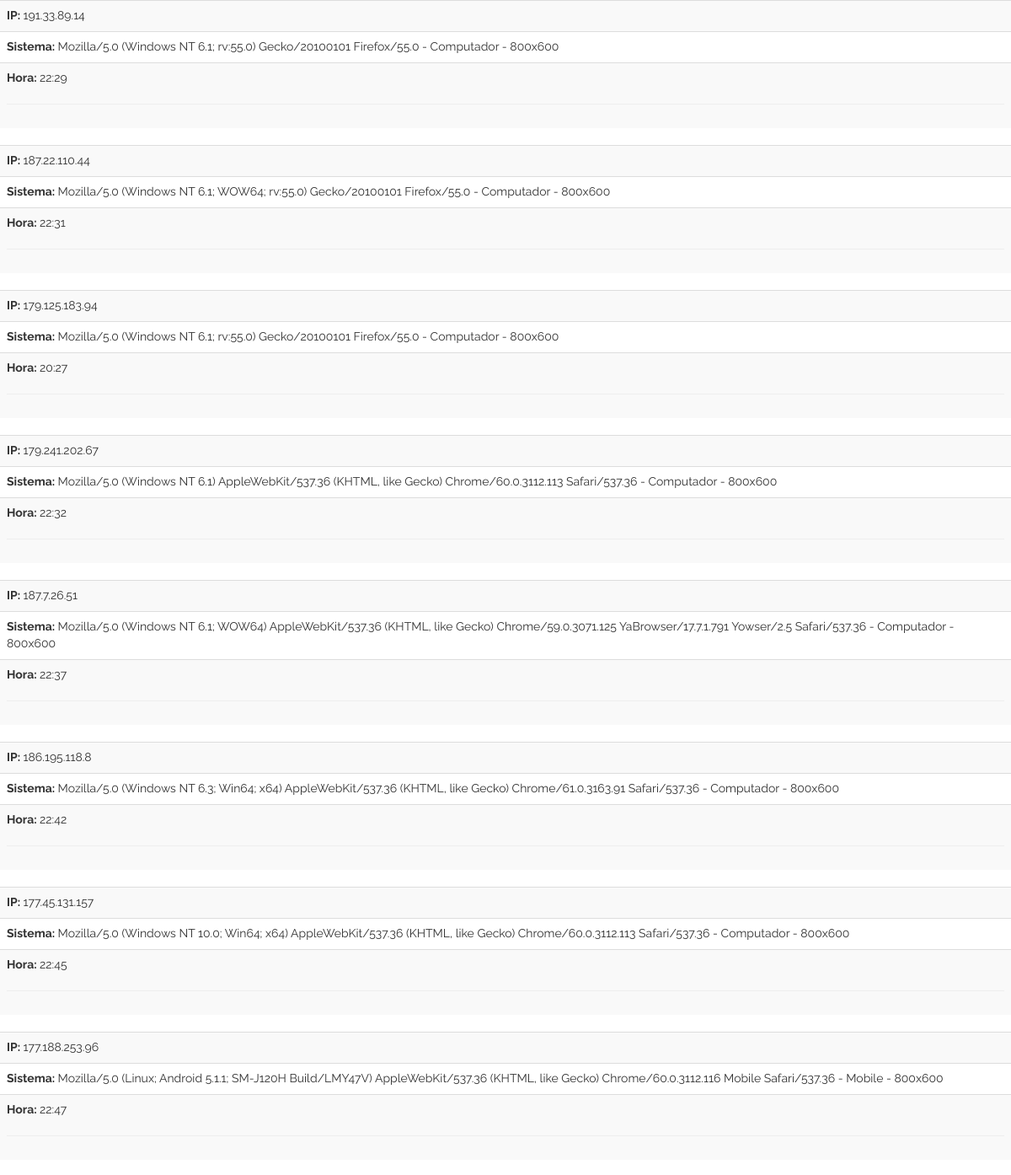
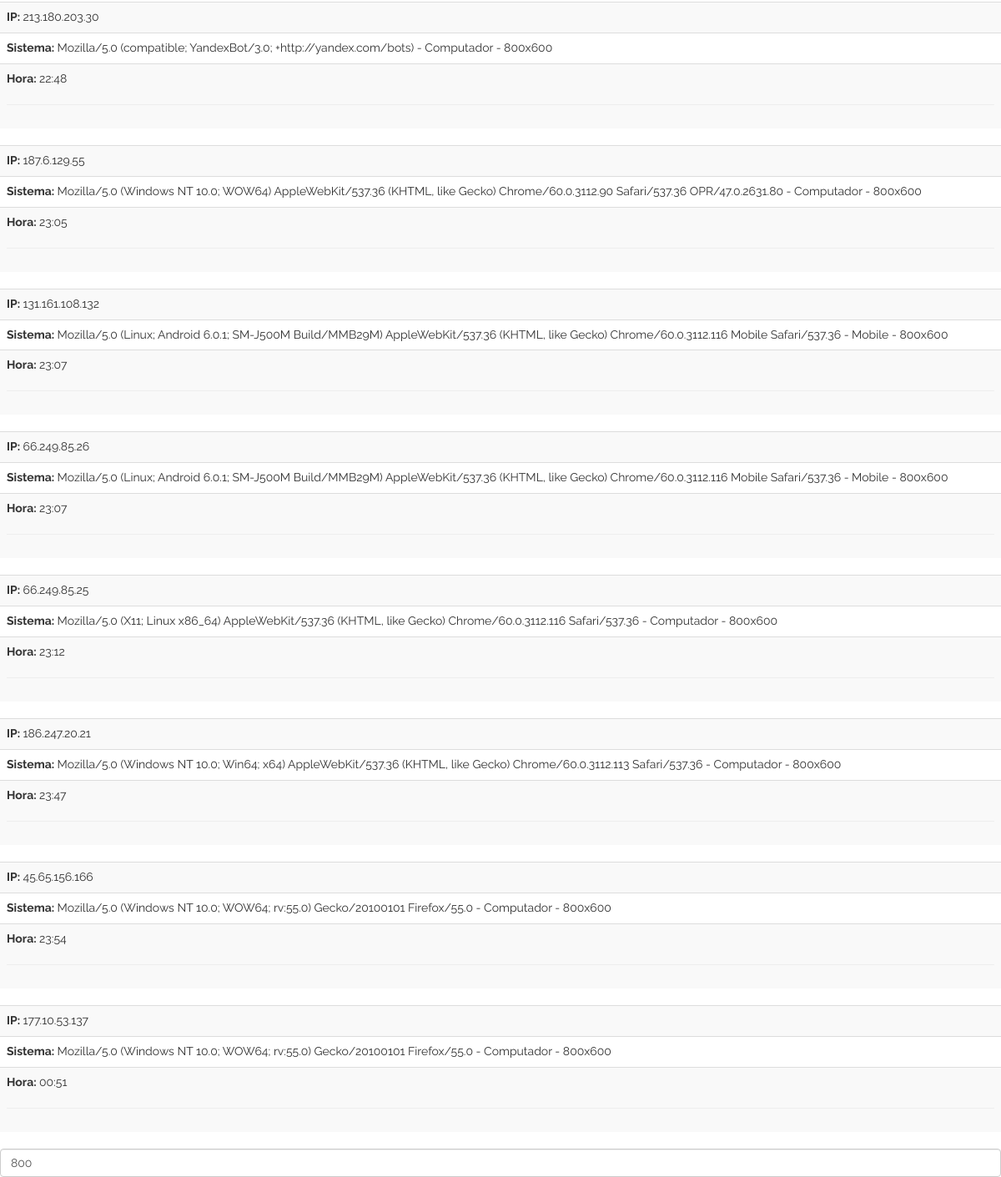
/admin_painel_gl.php, run on the app's committed database (2 pictures, top to bottom).
### tables this page shows
CREATE TABLE IF NOT EXISTS `info` (
  `id` int(11) NOT NULL AUTO_INCREMENT,
  `ip` varchar(21) DEFAULT NULL,
  `sistema` varchar(400) DEFAULT NULL,
  `hora` varchar(7) DEFAULT NULL,
  PRIMARY KEY (`id`)
);

### functions/Conexao.class.php (called while the page is built)
<?php
    class Conexao{
        public static $instance;
        public static function getInstance(){
            if (!isset(self::$instance)) {
                self::$instance = new PDO('mysql:host=localhost;port=3306;dbname=fast', "root", "", array(PDO::ATTR_PERSISTENT => true, PDO::ATTR_CASE => PDO::CASE_LOWER));
                self::$instance->setAttribute(PDO::ATTR_ORACLE_NULLS, PDO::NULL_EMPTY_STRING);
            }
        return self::$instance;
        }
    }

### functions/Capture.class.php (the view, shortened to what this page needs)
<?php
	require_once('Conexao.class.php');
	class Capture {
		public function select(){
			$query = Conexao::getInstance()->prepare("SELECT * FROM info");
			$query->execute();
			while ($dados_ldu = $query->fetch(PDO::FETCH_OBJ)) {
				echo '
					<table class="table table-striped">
						<tr>
							<td><b>IP: </b>'.$dados_ldu->ip.'
						</tr>
						<tr>
							<td><b>Sistema: </b>'.$dados_ldu->sistema.'
						</tr>
						<tr>
							<td><b>Hora: </b>'.$dados_ldu->hora.'<hr />
						</tr>
					</table>
				';
			}
		}
	}

### admin_painel_gl.php (shortened to what this page needs)
<?php
	require_once('functions/Capture.class.php');
	$log = new Capture(NULL, NULL, NULL);
?>
<!DOCTYPE html>
<html lang="pt-br">
  <head>
    <link rel="stylesheet" href="http://localhost/projeto/assets/css/plugins.css">
    <link rel="stylesheet" href="http://localhost/projeto/assets/css/app.css">
  </head>
  <body>
  	<?php
  		echo $log->select();
  	?>
    <form action="">
        <input type="text" class="form-control" id="lol" value="">
    </form>
  </body>
</html>

### assets/css/app.css (style rules this page uses)
* { font-family:'Raleway', sans-serif }

### data on the page
info: ip "191.33.89.14", sistema "Mozilla/5.0 (Windows NT 6.1; rv:55.0) Gecko/20100101 Firefox/55.0 - Computador - x", hora "22:29"
info: ip "187.22.110.44", sistema "Mozilla/5.0 (Windows NT 6.1; WOW64; rv:55.0) Gecko/20100101 Firefox/55.0 - Computador - x", hora "22:31"
info: ip "179.125.183.94", sistema "Mozilla/5.0 (Windows NT 6.1; rv:55.0) Gecko/20100101 Firefox/55.0 - Computador - x", hora "20:27"
info: ip "179.241.202.67", sistema "Mozilla/5.0 (Windows NT 6.1) AppleWebKit/537.36 (KHTML, like Gecko) Chrome/60.0.3112.113 Safari/537.36 - Computador - x", hora "22:32"
info: ip "187.7.26.51", sistema "Mozilla/5.0 (Windows NT 6.1; WOW64) AppleWebKit/537.36 (KHTML, like Gecko) Chrome/59.0.3071.125 YaBrowser/17.7.1.791 Yowser/2.5 Safari/537.36 - Computador - x", hora "22:37"
info: ip "186.195.118.8", sistema "Mozilla/5.0 (Windows NT 6.3; Win64; x64) AppleWebKit/537.36 (KHTML, like Gecko) Chrome/61.0.3163.91 Safari/537.36 - Computador - x", hora "22:42"
info: ip "177.45.131.157", sistema "Mozilla/5.0 (Windows NT 10.0; Win64; x64) AppleWebKit/537.36 (KHTML, like Gecko) Chrome/60.0.3112.113 Safari/537.36 - Computador - x", hora "22:45"
info: ip "177.188.253.96", sistema "Mozilla/5.0 (Linux; Android 5.1.1; SM-J120H Build/LMY47V) AppleWebKit/537.36 (KHTML, like Gecko) Chrome/60.0.3112.116 Mobile Safari/537.36 - Mobile - x", hora "22:47"
info: ip "213.180.203.30", sistema "Mozilla/5.0 (compatible; YandexBot/3.0; +http://yandex.com/bots) - Computador - x", hora "22:48"
info: ip "187.6.129.55", sistema "Mozilla/5.0 (Windows NT 10.0; WOW64) AppleWebKit/537.36 (KHTML, like Gecko) Chrome/60.0.3112.90 Safari/537.36 OPR/47.0.2631.80 - Computador - x", hora "23:05"
info: ip "131.161.108.132", sistema "Mozilla/5.0 (Linux; Android 6.0.1; SM-J500M Build/MMB29M) AppleWebKit/537.36 (KHTML, like Gecko) Chrome/60.0.3112.116 Mobile Safari/537.36 - Mobile - x", hora "23:07"
info: ip "66.249.85.26", sistema "Mozilla/5.0 (Linux; Android 6.0.1; SM-J500M Build/MMB29M) AppleWebKit/537.36 (KHTML, like Gecko) Chrome/60.0.3112.116 Mobile Safari/537.36 - Mobile - x", hora "23:07"
info: ip "66.249.85.25", sistema "Mozilla/5.0 (X11; Linux x86_64) AppleWebKit/537.36 (KHTML, like Gecko) Chrome/60.0.3112.116 Safari/537.36 - Computador - x", hora "23:12"
info: ip "186.247.20.21", sistema "Mozilla/5.0 (Windows NT 10.0; Win64; x64) AppleWebKit/537.36 (KHTML, like Gecko) Chrome/60.0.3112.113 Safari/537.36 - Computador - x", hora "23:47"
info: ip "45.65.156.166", sistema "Mozilla/5.0 (Windows NT 10.0; WOW64; rv:55.0) Gecko/20100101 Firefox/55.0 - Computador - x", hora "23:54"
info: ip "177.10.53.137", sistema "Mozilla/5.0 (Windows NT 10.0; WOW64; rv:55.0) Gecko/20100101 Firefox/55.0 - Computador - x", hora "00:51"
